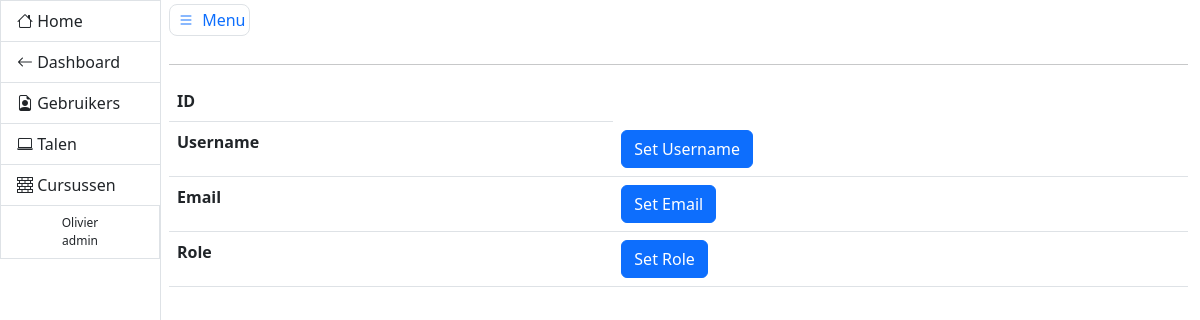
/admin/gebruikers?id=7 (signed in), run on an earlier commit of the app's database.
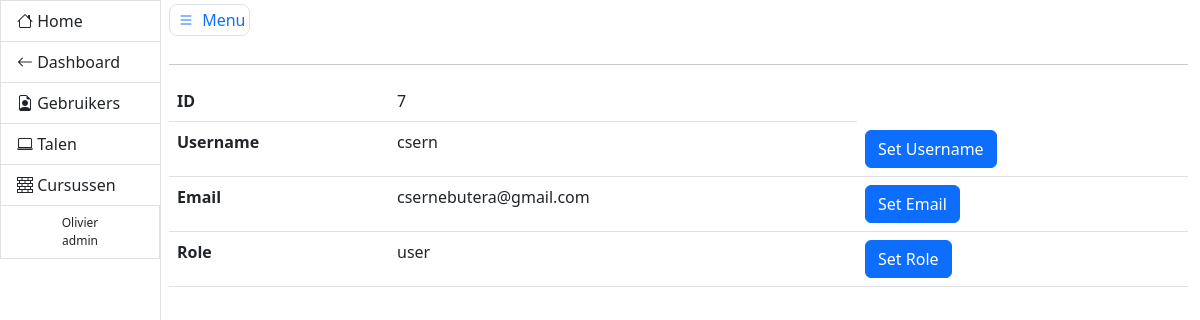
And on a later commit of the database.
### models.py (models this page shows, shortened)
class User(db.Model, UserMixin):
    __tablename__ = 'users'
    id = db.Column(db.Integer, primary_key=True, autoincrement=True)
    email = db.Column(db.String(), nullable=False, unique=True)
    username = db.Column(db.String(), nullable=False, unique=True)
    role = db.Column(db.String(), nullable=False, default='user')
    password_hash = db.Column(db.String(128))

### admin/views.py (the view, shortened to what this page needs)
@admin_blueprint.route('/gebruikers', methods=['GET', 'POST'])
@login_required
@admin_required
def gebruikers():
    emailform = SetEmail()
    usernameform = SetUsername()
    roleform = SetRole()
    if request.args.get('id') is not None:
        user = User.query.get(int(request.args.get('id')))
        return render_template('viewuser.html', user=user, emailform=emailform, usernameform=usernameform,
                               roleform=roleform)
    users = User.query.all()
    print(users)
    return render_template('users.html', users=users)

### __init__.py (called while the page is built)
@login_manager.user_loader
def get_user(user_id):
    try:
        return User.query.get(int(user_id))
    except:
        return None

### admin/templates/viewuser.html (shortened to what this page needs)
{% extends 'adminbase.html' %} {% block content %} <table class="table">
  <tbody>
    <tr>
      <th scope="row">ID</th>
      <td>{{ user.id }}</td>
    </tr>
    <tr>
      <th scope="row">Username</th>
      <td>{{ user.username }}</td>
      <td>
        <button type="button" class="btn btn-primary" data-bs-toggle="modal" data-bs-target="#exampleModalUsername"> Set Username </button>
      </td>
    </tr>
    <tr>
      <th scope="row">Email</th>
      <td>{{ user.email }}</td>
      <td>
        <button type="button" class="btn btn-primary" data-bs-toggle="modal" data-bs-target="#exampleModalEmail"> Set Email </button>
      </td>
    </tr>
    <tr>
      <th scope="row">Role</th>
      <td>{{ user.role }}</td>
      <td>
        <button type="button" class="btn btn-primary" data-bs-toggle="modal" data-bs-target="#exampleModalRole"> Set Role </button>
      </td>
    </tr>
  </tbody>
</table> {% endblock %}

### admin/templates/adminbase.html (shortened to what this page needs)
<!DOCTYPE html>
<html lang="en">
<head>
    <link href="{{ url_for('static', filename='css/main.css') }}" rel="stylesheet">
    <link href="https://cdn.jsdelivr.net/npm/bootstrap@5.3.0-alpha1/dist/css/bootstrap.min.css" rel="stylesheet">
</head>
<body>
<div class="container-fluid">
    <div class="row flex-nowrap">
        <div class="col-auto px-0">
            <div id="sidebar" class="collapse collapse-horizontal show border-end">
                <div id="sidebar-nav" class="list-group border-0 rounded-0 text-sm-start min-vh-100">
                    <a href="{{ url_for('index') }}" class="list-group-item border-end-0 d-inline-block text-truncate" data-bs-parent="#sidebar"><i class="bi bi-house"></i> <span>Home</span> </a>
                    <a href="{{ url_for('dashboard.dashboard') }}" class="list-group-item border-end-0 d-inline-block text-truncate" data-bs-parent="#sidebar"><i class="bi bi-arrow-left"></i> <span>Dashboard</span> </a>
                    <a href="{{ url_for('admin.gebruikers') }}" class="list-group-item border-end-0 d-inline-block text-truncate" data-bs-parent="#sidebar"><i class="bi bi-file-earmark-person"></i> <span>Gebruikers</span></a>
                    <a href="{{ url_for('admin.taal') }}" class="list-group-item border-end-0 d-inline-block text-truncate" data-bs-parent="#sidebar"><i class="bi bi-laptop"></i> <span>Talen</span></a>
                    <a href="{{ url_for('admin.add') }}" class="list-group-item border-end-0 d-inline-block text-truncate" data-bs-parent="#sidebar"><i class="bi bi-bricks"></i> <span>Cursussen</span></a>
                    {% if current_user.is_authenticated %}
                    <p class="copyright list-group-item d-inline-block text-truncate">{{ current_user.username }} <br> {{ current_user.role }}</p>
                    {% endif %}
                </div>
            </div>
        </div>
        <main class="col ps-md-2 pt-2">
            <a href="#" data-bs-target="#sidebar" data-bs-toggle="collapse" class="border rounded-3 p-1 text-decoration-none"><i class="bi bi-list bi-lg py-2 p-1"></i> Menu</a>
            <div class="page-header pt-3">
            </div>
            <hr>
            <div class="row">
                <div class="col-12">
                    {% block content %}
                    {% endblock %}
                </div>
            </div>
        </main>
    </div>
</div>
</body>
</html>

### static/css/main.css (style rules this page uses)
html { position: relative; min-height: 100%; }
#sidebar-nav { width: 160px; }
#sidebar { position: relative; }
.copyright { background-color: #f8f9fa; color: #6c757d; font-size: 12px; padding: 5px 10px; border-top: 1px solid #dee2e6; width: 100%; text-align: center; }

What changed in the data, as far as the page shows it:
added User: id "7", username "csern", email "csernebutera@gmail.com", role "user"
